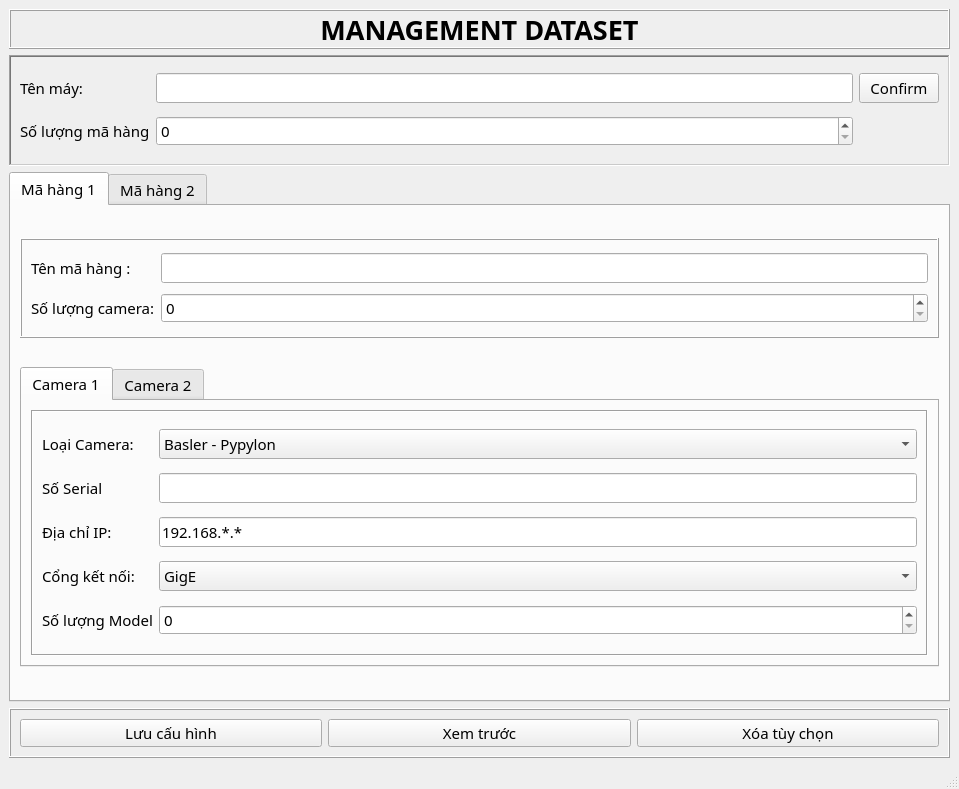
<?xml version="1.0" encoding="UTF-8"?>
<ui version="4.0">
 <class>MainWindow</class>
 <widget class="QMainWindow" name="MainWindow">
  <property name="geometry">
   <rect>
    <x>0</x>
    <y>0</y>
    <width>959</width>
    <height>789</height>
   </rect>
  </property>
  <property name="windowTitle">
   <string>MainWindow</string>
  </property>
  <widget class="QWidget" name="centralwidget">
   <layout class="QVBoxLayout" name="verticalLayout">
    <item>
     <widget class="QLabel" name="heading">
      <property name="maximumSize">
       <size>
        <width>16777215</width>
        <height>40</height>
       </size>
      </property>
      <property name="font">
       <font>
        <family>Malgun Gothic</family>
        <pointsize>20</pointsize>
        <weight>75</weight>
        <italic>false</italic>
        <bold>true</bold>
       </font>
      </property>
      <property name="frameShape">
       <enum>QFrame::Box</enum>
      </property>
      <property name="frameShadow">
       <enum>QFrame::Raised</enum>
      </property>
      <property name="text">
       <string>MANAGEMENT DATASET</string>
      </property>
      <property name="textFormat">
       <enum>Qt::RichText</enum>
      </property>
      <property name="alignment">
       <set>Qt::AlignCenter</set>
      </property>
     </widget>
    </item>
    <item>
     <widget class="QFrame" name="frame_namedevice_itemcode">
      <property name="maximumSize">
       <size>
        <width>16777215</width>
        <height>200</height>
       </size>
      </property>
      <property name="font">
       <font>
        <family>Malgun Gothic</family>
        <pointsize>11</pointsize>
        <weight>50</weight>
        <italic>false</italic>
        <bold>false</bold>
       </font>
      </property>
      <property name="frameShape">
       <enum>QFrame::WinPanel</enum>
      </property>
      <property name="frameShadow">
       <enum>QFrame::Sunken</enum>
      </property>
      <layout class="QGridLayout" name="gridLayout_2">
       <item row="0" column="0">
        <widget class="QLabel" name="label_name_device">
         <property name="font">
          <font>
           <family>Malgun Gothic</family>
           <pointsize>11</pointsize>
           <weight>50</weight>
           <italic>false</italic>
           <bold>false</bold>
          </font>
         </property>
         <property name="text">
          <string>Tên máy:</string>
         </property>
        </widget>
       </item>
       <item row="0" column="1">
        <widget class="QLineEdit" name="lineEdit_name_devic">
         <property name="maximumSize">
          <size>
           <width>16777215</width>
           <height>30</height>
          </size>
         </property>
         <property name="font">
          <font>
           <family>Malgun Gothic</family>
           <pointsize>11</pointsize>
           <weight>50</weight>
           <italic>false</italic>
           <bold>false</bold>
          </font>
         </property>
        </widget>
       </item>
       <item row="1" column="0">
        <widget class="QLabel" name="label_quanty_itemcode">
         <property name="font">
          <font>
           <family>Malgun Gothic</family>
           <pointsize>11</pointsize>
           <weight>50</weight>
           <italic>false</italic>
           <bold>false</bold>
          </font>
         </property>
         <property name="text">
          <string>Số lượng mã hàng</string>
         </property>
        </widget>
       </item>
       <item row="1" column="1">
        <widget class="QSpinBox" name="spinBox_num_itemcode">
         <property name="maximumSize">
          <size>
           <width>16777215</width>
           <height>30</height>
          </size>
         </property>
         <property name="font">
          <font>
           <family>Malgun Gothic</family>
           <pointsize>11</pointsize>
           <weight>50</weight>
           <italic>false</italic>
           <bold>false</bold>
          </font>
         </property>
        </widget>
       </item>
       <item row="0" column="2">
        <widget class="QPushButton" name="pushButton">
         <property name="text">
          <string>Confirm</string>
         </property>
        </widget>
       </item>
      </layout>
     </widget>
    </item>
    <item>
     <widget class="QTabWidget" name="tab_item_code">
      <property name="maximumSize">
       <size>
        <width>16777215</width>
        <height>530</height>
       </size>
      </property>
      <property name="font">
       <font>
        <family>Malgun Gothic</family>
        <pointsize>11</pointsize>
        <weight>50</weight>
        <italic>false</italic>
        <bold>false</bold>
       </font>
      </property>
      <property name="tabPosition">
       <enum>QTabWidget::North</enum>
      </property>
      <property name="currentIndex">
       <number>0</number>
      </property>
      <widget class="QWidget" name="tab_itemcode_1">
       <attribute name="title">
        <string>Mã hàng 1</string>
       </attribute>
       <layout class="QVBoxLayout" name="verticalLayout_2">
        <item>
         <widget class="QFrame" name="frame_quanty_camera">
          <property name="maximumSize">
           <size>
            <width>16777215</width>
            <height>100</height>
           </size>
          </property>
          <property name="font">
           <font>
            <family>Malgun Gothic</family>
            <pointsize>11</pointsize>
            <weight>50</weight>
            <italic>false</italic>
            <bold>false</bold>
           </font>
          </property>
          <property name="frameShape">
           <enum>QFrame::Box</enum>
          </property>
          <property name="frameShadow">
           <enum>QFrame::Raised</enum>
          </property>
          <layout class="QGridLayout" name="gridLayout">
           <item row="0" column="0">
            <widget class="QLabel" name="label_name_itemcode">
             <property name="font">
              <font>
               <family>Malgun Gothic</family>
               <pointsize>11</pointsize>
               <weight>50</weight>
               <italic>false</italic>
               <bold>false</bold>
              </font>
             </property>
             <property name="text">
              <string>Tên mã hàng :</string>
             </property>
            </widget>
           </item>
           <item row="0" column="1">
            <widget class="QLineEdit" name="lineEdit_name_itemcod">
             <property name="maximumSize">
              <size>
               <width>16777215</width>
               <height>30</height>
              </size>
             </property>
             <property name="font">
              <font>
               <family>Malgun Gothic</family>
               <pointsize>11</pointsize>
               <weight>50</weight>
               <italic>false</italic>
               <bold>false</bold>
              </font>
             </property>
            </widget>
           </item>
           <item row="1" column="0">
            <widget class="QLabel" name="label_quanty_camera">
             <property name="font">
              <font>
               <family>Malgun Gothic</family>
               <pointsize>11</pointsize>
               <weight>50</weight>
               <italic>false</italic>
               <bold>false</bold>
              </font>
             </property>
             <property name="text">
              <string>Số lượng camera:</string>
             </property>
            </widget>
           </item>
           <item row="1" column="1">
            <widget class="QSpinBox" name="spinBox_quanty_cam">
             <property name="maximumSize">
              <size>
               <width>16777215</width>
               <height>30</height>
              </size>
             </property>
             <property name="font">
              <font>
               <family>Malgun Gothic</family>
               <pointsize>11</pointsize>
               <weight>50</weight>
               <italic>false</italic>
               <bold>false</bold>
              </font>
             </property>
            </widget>
           </item>
          </layout>
         </widget>
        </item>
        <item>
         <widget class="QTabWidget" name="tab_camera">
          <property name="maximumSize">
           <size>
            <width>16777215</width>
            <height>300</height>
           </size>
          </property>
          <property name="font">
           <font>
            <family>Malgun Gothic</family>
            <pointsize>11</pointsize>
            <weight>50</weight>
            <italic>false</italic>
            <bold>false</bold>
           </font>
          </property>
          <property name="currentIndex">
           <number>0</number>
          </property>
          <widget class="QWidget" name="tab_cam_1">
           <attribute name="title">
            <string>Camera 1</string>
           </attribute>
           <layout class="QVBoxLayout" name="verticalLayout_3">
            <item>
             <widget class="QFrame" name="frame">
              <property name="maximumSize">
               <size>
                <width>16777215</width>
                <height>300</height>
               </size>
              </property>
              <property name="font">
               <font>
                <family>Malgun Gothic</family>
                <pointsize>11</pointsize>
                <weight>50</weight>
                <italic>false</italic>
                <bold>false</bold>
               </font>
              </property>
              <property name="frameShape">
               <enum>QFrame::Box</enum>
              </property>
              <property name="frameShadow">
               <enum>QFrame::Sunken</enum>
              </property>
              <layout class="QGridLayout" name="gridLayout_3">
               <item row="4" column="2">
                <widget class="QSpinBox" name="spinBox">
                 <property name="maximumSize">
                  <size>
                   <width>16777215</width>
                   <height>30</height>
                  </size>
                 </property>
                 <property name="font">
                  <font>
                   <family>Malgun Gothic</family>
                   <pointsize>11</pointsize>
                   <weight>50</weight>
                   <italic>false</italic>
                   <bold>false</bold>
                  </font>
                 </property>
                </widget>
               </item>
               <item row="1" column="0">
                <widget class="QLabel" name="label_5">
                 <property name="text">
                  <string>Số Serial</string>
                 </property>
                </widget>
               </item>
               <item row="0" column="2">
                <widget class="QComboBox" name="comboBox">
                 <property name="maximumSize">
                  <size>
                   <width>16777215</width>
                   <height>30</height>
                  </size>
                 </property>
                 <property name="font">
                  <font>
                   <family>Malgun Gothic</family>
                   <pointsize>11</pointsize>
                   <weight>50</weight>
                   <italic>false</italic>
                   <bold>false</bold>
                  </font>
                 </property>
                 <item>
                  <property name="text">
                   <string>Basler - Pypylon</string>
                  </property>
                 </item>
                 <item>
                  <property name="text">
                   <string>HIK - MVS</string>
                  </property>
                 </item>
                 <item>
                  <property name="text">
                   <string>STC - Stviewer</string>
                  </property>
                 </item>
                </widget>
               </item>
               <item row="2" column="0">
                <widget class="QLabel" name="label_2">
                 <property name="font">
                  <font>
                   <family>Malgun Gothic</family>
                   <pointsize>11</pointsize>
                   <weight>50</weight>
                   <italic>false</italic>
                   <bold>false</bold>
                  </font>
                 </property>
                 <property name="text">
                  <string>Địa chỉ IP:</string>
                 </property>
                </widget>
               </item>
               <item row="3" column="0">
                <widget class="QLabel" name="label_3">
                 <property name="font">
                  <font>
                   <family>Malgun Gothic</family>
                   <pointsize>11</pointsize>
                   <weight>50</weight>
                   <italic>false</italic>
                   <bold>false</bold>
                  </font>
                 </property>
                 <property name="text">
                  <string>Cổng kết nối:</string>
                 </property>
                </widget>
               </item>
               <item row="3" column="2">
                <widget class="QComboBox" name="comboBox_2">
                 <property name="maximumSize">
                  <size>
                   <width>16777215</width>
                   <height>30</height>
                  </size>
                 </property>
                 <property name="font">
                  <font>
                   <family>Malgun Gothic</family>
                   <pointsize>11</pointsize>
                   <weight>50</weight>
                   <italic>false</italic>
                   <bold>false</bold>
                  </font>
                 </property>
                 <item>
                  <property name="text">
                   <string>GigE</string>
                  </property>
                 </item>
                 <item>
                  <property name="text">
                   <string>USB</string>
                  </property>
                 </item>
                 <item>
                  <property name="text">
                   <string>Enthernet</string>
                  </property>
                 </item>
                </widget>
               </item>
               <item row="4" column="0">
                <widget class="QLabel" name="label_4">
                 <property name="font">
                  <font>
                   <family>Malgun Gothic</family>
                   <pointsize>11</pointsize>
                   <weight>50</weight>
                   <italic>false</italic>
                   <bold>false</bold>
                  </font>
                 </property>
                 <property name="text">
                  <string>Số lượng Model</string>
                 </property>
                </widget>
               </item>
               <item row="0" column="0">
                <widget class="QLabel" name="label">
                 <property name="font">
                  <font>
                   <family>Malgun Gothic</family>
                   <pointsize>11</pointsize>
                   <weight>50</weight>
                   <italic>false</italic>
                   <bold>false</bold>
                  </font>
                 </property>
                 <property name="text">
                  <string>Loại Camera:</string>
                 </property>
                </widget>
               </item>
               <item row="2" column="2">
                <widget class="QLineEdit" name="lineEdit">
                 <property name="maximumSize">
                  <size>
                   <width>16777215</width>
                   <height>30</height>
                  </size>
                 </property>
                 <property name="font">
                  <font>
                   <family>Malgun Gothic</family>
                   <pointsize>11</pointsize>
                   <weight>50</weight>
                   <italic>false</italic>
                   <bold>false</bold>
                  </font>
                 </property>
                 <property name="text">
                  <string>192.168.*.*</string>
                 </property>
                </widget>
               </item>
               <item row="1" column="2">
                <widget class="QLineEdit" name="lineEdit_2"/>
               </item>
              </layout>
             </widget>
            </item>
           </layout>
          </widget>
          <widget class="QWidget" name="tab_cam_2">
           <attribute name="title">
            <string>Camera 2</string>
           </attribute>
          </widget>
         </widget>
        </item>
       </layout>
      </widget>
      <widget class="QWidget" name="tab_itemcode_2">
       <attribute name="title">
        <string>Mã hàng 2</string>
       </attribute>
      </widget>
     </widget>
    </item>
    <item>
     <widget class="QFrame" name="frame_2">
      <property name="maximumSize">
       <size>
        <width>16777215</width>
        <height>50</height>
       </size>
      </property>
      <property name="font">
       <font>
        <family>Malgun Gothic</family>
        <pointsize>11</pointsize>
       </font>
      </property>
      <property name="frameShape">
       <enum>QFrame::Box</enum>
      </property>
      <property name="frameShadow">
       <enum>QFrame::Raised</enum>
      </property>
      <layout class="QHBoxLayout" name="horizontalLayout">
       <item>
        <widget class="QPushButton" name="pushButton_2">
         <property name="maximumSize">
          <size>
           <width>16777215</width>
           <height>30</height>
          </size>
         </property>
         <property name="font">
          <font>
           <family>Malgun Gothic</family>
           <pointsize>11</pointsize>
          </font>
         </property>
         <property name="text">
          <string>Lưu cấu hình</string>
         </property>
        </widget>
       </item>
       <item>
        <widget class="QPushButton" name="pushButton_3">
         <property name="maximumSize">
          <size>
           <width>16777215</width>
           <height>30</height>
          </size>
         </property>
         <property name="font">
          <font>
           <family>Malgun Gothic</family>
           <pointsize>11</pointsize>
          </font>
         </property>
         <property name="text">
          <string>Xem trước</string>
         </property>
        </widget>
       </item>
       <item>
        <widget class="QPushButton" name="pushButton_4">
         <property name="maximumSize">
          <size>
           <width>16777215</width>
           <height>30</height>
          </size>
         </property>
         <property name="font">
          <font>
           <family>Malgun Gothic</family>
           <pointsize>11</pointsize>
           <weight>50</weight>
           <bold>false</bold>
          </font>
         </property>
         <property name="text">
          <string>Xóa tùy chọn</string>
         </property>
        </widget>
       </item>
      </layout>
     </widget>
    </item>
   </layout>
  </widget>
  <widget class="QMenuBar" name="menubar">
   <property name="geometry">
    <rect>
     <x>0</x>
     <y>0</y>
     <width>959</width>
     <height>21</height>
    </rect>
   </property>
  </widget>
  <widget class="QStatusBar" name="statusbar"/>
 </widget>
 <resources/>
 <connections/>
</ui>
